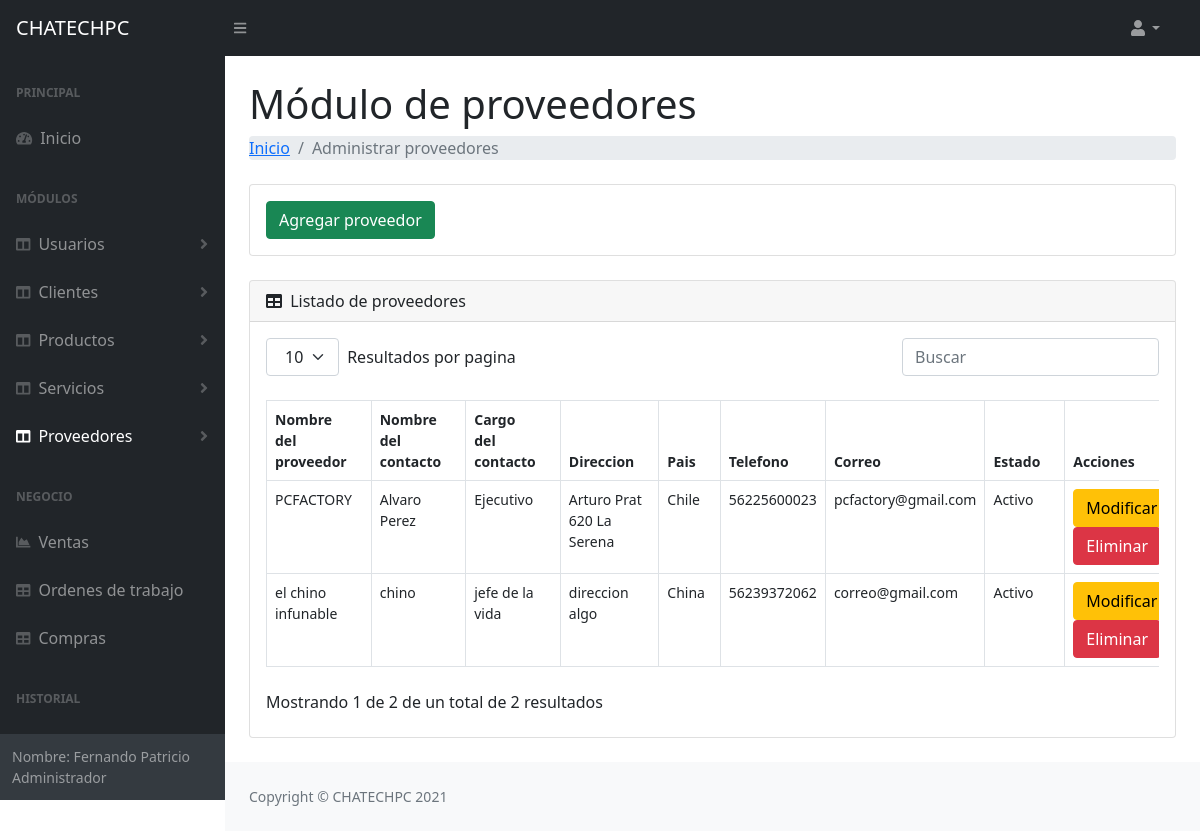
The app's page /administrar_proveedores.php (signed in) with its own data.
### tables this page shows
CREATE TABLE IF NOT EXISTS `proveedor` (
  `idproveedor` int(11) NOT NULL AUTO_INCREMENT,
  `nombre` varchar(100) DEFAULT NULL,
  `nombre_contacto` varchar(100) DEFAULT NULL,
  `cargo_contacto` varchar(100) DEFAULT NULL,
  `direccion` varchar(100) DEFAULT NULL,
  `pais` varchar(56) DEFAULT NULL,
  `telefono` varchar(12) DEFAULT NULL,
  `correo` varchar(100) DEFAULT NULL,
  `estado` varchar(8) DEFAULT NULL,
  PRIMARY KEY (`idproveedor`)
);

### administrar_proveedores.php (the view, shortened to what this page needs)
<?php
require_once "recursos/conexionBD.php";
?>
<!DOCTYPE html>
<html lang="es">
<head>
  <link rel="stylesheet" href="css/bootstrap.min.css">
  <link href="https://cdn.jsdelivr.net/npm/simple-datatables@latest/dist/style.css" rel="stylesheet" />
  <link href="css/styles.css" rel="stylesheet" />
  <link href="https://cdn.jsdelivr.net/npm/select2@4.1.0-rc.0/dist/css/select2.min.css" rel="stylesheet" />
</head>
<body class="sb-nav-fixed">
  <nav class="sb-topnav navbar navbar-expand navbar-dark bg-dark">
    <a class="navbar-brand ps-3" href="home.php">CHATECHPC</a>
    <button class="btn btn-link btn-sm order-1 order-lg-0 me-4 me-lg-0" id="sidebarToggle" href="#!"><i class="fas fa-bars"></i></button>
    <ul class="navbar-nav ms-auto ms-auto me-0 me-md-3 my-2 my-md-0">
      <li class=" nav-item dropdown">
        <a class="nav-link dropdown-toggle" id="navbarDropdown" href="#" role="button" data-bs-toggle="dropdown" aria-expanded="false"><i class="fas fa-user fa-fw"></i></a>
      </li>
    </ul>
  </nav>
  <div id="layoutSidenav">
    <div id="layoutSidenav_nav">
      <nav class="sb-sidenav accordion sb-sidenav-dark" id="sidenavAccordion">
        <div class="sb-sidenav-menu">
          <div class="nav">
            <div class="sb-sidenav-menu-heading">Principal</div>
            <a class="nav-link" href="home.php">
              <div class="sb-nav-link-icon"><i class="fas fa-tachometer-alt"></i></div>
              Inicio
            </a>
            <div class="sb-sidenav-menu-heading">Módulos</div>
            <a class="nav-link collapsed" href="#" data-bs-toggle="collapse" data-bs-target="#usuarios" aria-expanded="false" aria-controls="collapseLayouts">
              <div class="sb-nav-link-icon"><i class="fas fa-columns"></i></div>
              Usuarios
              <div class="sb-sidenav-collapse-arrow"><i class="fas fa-angle-down"></i></div>
            </a>
            <a class="nav-link collapsed" href="#" data-bs-toggle="collapse" data-bs-target="#clientes" aria-expanded="false" aria-controls="collapseLayouts">
              <div class="sb-nav-link-icon"><i class="fas fa-columns"></i></div>
              Clientes
              <div class="sb-sidenav-collapse-arrow"><i class="fas fa-angle-down"></i></div>
            </a>
            <a class="nav-link collapsed" href="#" data-bs-toggle="collapse" data-bs-target="#productos" aria-expanded="false" aria-controls="collapseLayouts">
              <div class="sb-nav-link-icon"><i class="fas fa-columns"></i></div>
              Productos
              <div class="sb-sidenav-collapse-arrow"><i class="fas fa-angle-down"></i></div>
            </a>
            <a class="nav-link  collapsed" href="#" data-bs-toggle="collapse" data-bs-target="#servicios" aria-expanded="false" aria-controls="collapseLayouts">
              <div class="sb-nav-link-icon"><i class="fas fa-columns"></i></div>
              Servicios
              <div class="sb-sidenav-collapse-arrow"><i class="fas fa-angle-down"></i></div>
            </a>
            <a class="nav-link collapsed active" href="#" data-bs-toggle="collapse" data-bs-target="#proveedores" aria-expanded="false" aria-controls="collapseLayouts">
              <div class="sb-nav-link-icon"><i class="fas fa-columns"></i></div>
              Proveedores
              <div class="sb-sidenav-collapse-arrow"><i class="fas fa-angle-down"></i></div>
            </a>
            <div class="sb-sidenav-menu-heading">Negocio</div>
            <a class="nav-link" href="negocio.php">
              <div class="sb-nav-link-icon"><i class="fas fa-chart-area"></i></div>
              Ventas
            </a>
            <a class="nav-link" href="ot.php">
              <div class="sb-nav-link-icon"><i class="fas fa-table"></i></div>
              Ordenes de trabajo
            </a>
            <a class="nav-link" href="compras.php">
              <div class="sb-nav-link-icon"><i class="fas fa-table"></i></div>
              Compras
            </a>
            <div class="sb-sidenav-menu-heading">Historial</div>
            <a class="nav-link" href="historialBoleta.php">
            </a>
          </div>
        </div>
        <div class="sb-sidenav-footer">
        <div class="small"> <?php echo "Nombre: " . $_SESSION['nombres'] . " " . $_SESSION['tipo_usuario'] ?></div>
        </div>
      </nav>
    </div>
    <div id="layoutSidenav_content">
      <main>
        <div class="container-fluid px-4">
          <h1 class="mt-4">Módulo de proveedores</h1>
          <ol class="breadcrumb mb-4">
            <li class="breadcrumb-item"><a href="home.php">Inicio</a></li>
            <li class="breadcrumb-item active">Administrar proveedores</li>
          </ol>
          <div class="card mb-4">
            <div class="card-body">
              <button class="btn btn-success" data-toggle="modal" data-target="#add_new_record_modal">Agregar
                proveedor</button>
            </div>
          </div>
          <div class="card mb-4" id="tablausuarios">
            <div class="card-header">
              <i class="fas fa-table me-1"></i> Listado de proveedores
            </div>
            <div class="card-body">
              <table id="datatablesSimple">
                <thead>
                  <tr>
                    <th>Nombre del proveedor</th>
                    <th>Nombre del contacto</th>
                    <th>Cargo del contacto</th>
                    <th>Direccion</th>
                    <th>Pais</th>
                    <th>Telefono</th>
                    <th>Correo</th>
                    <th>Estado</th>
                    <th>Acciones</th>
                  </tr>
                </thead>
                <tbody>
                  <?php
                  $sql = "SELECT * FROM proveedor";
                  $resultado = mysqli_query($conexion, $sql);
                  while ($ver = mysqli_fetch_row($resultado)) {
                  ?>
                    <tr>
                      <td><?php echo $ver[1] ?></td>
                      <td><?php echo $ver[2] ?></td>
                      <td><?php echo $ver[3] ?></td>
                      <td><?php echo $ver[4] ?></td>
                      <td><?php echo $ver[5] ?></td>
                      <td><?php echo $ver[6] ?></td>
                      <td><?php echo $ver[7] ?></td>
                      <td><?php echo $ver[8] ?></td>
                      <th>
                        <button onclick="GetUserDetails('<?php echo $ver[0] ?>')" class="btn btn-warning">Modificar</button>
                        <button onclick="DeleteUser('<?php echo $ver[0] ?>')" class="btn btn-danger">Eliminar</button>
                      </th>
                    </tr>
                  <?php
                  }
                  ?>
                </tbody>
              </table>
            </div>
          </div>
        </div>
      </main>
      <footer class="py-4 bg-light mt-auto">
        <div class="container-fluid px-4">
          <div class="d-flex align-items-center justify-content-between small">
            <div class="text-muted">Copyright &copy; CHATECHPC 2021</div>
          </div>
        </div>
      </footer>
    </div>
  </div>
</body>
</html>

### records on screen
proveedor: nombre "PCFACTORY", nombre_contacto "Alvaro Perez", cargo_contacto "Ejecutivo", direccion "Arturo Prat 620 La Serena", pais "Chile", telefono "56225600023", correo "pcfactory@gmail.com", estado "Activo"
proveedor: nombre "el chino infunable", nombre_contacto "chino", cargo_contacto "jefe de la vida", direccion "direccion algo", pais "China", telefono "56239372062", correo "correo@gmail.com", estado "Activo"

### other values on screen
$_SESSION['nombres'] "Fernando Patricio"
$_SESSION['tipo_usuario'] "Administrador"
